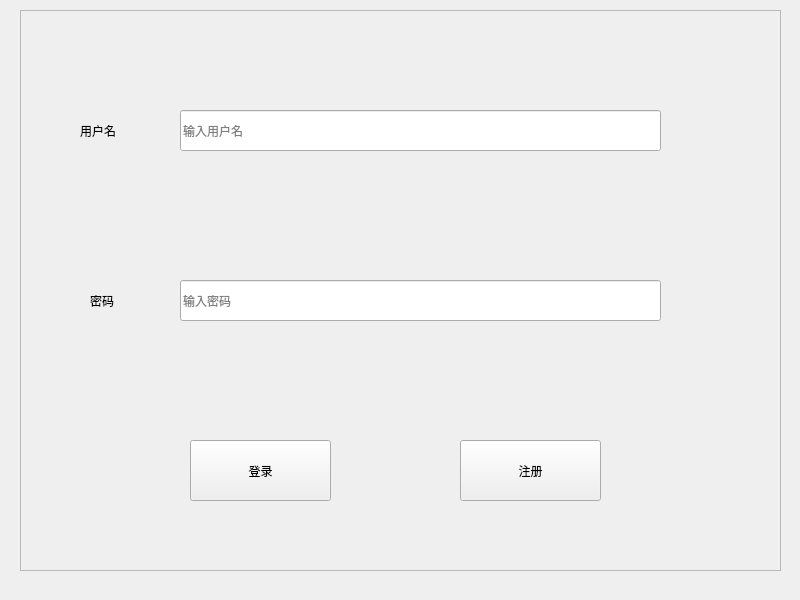
<?xml version="1.0" encoding="UTF-8"?>
<ui version="4.0">
 <class>Login</class>
 <widget class="QWidget" name="Login">
  <property name="geometry">
   <rect>
    <x>0</x>
    <y>0</y>
    <width>800</width>
    <height>600</height>
   </rect>
  </property>
  <property name="windowTitle">
   <string>Login</string>
  </property>
  <widget class="QFrame" name="frame">
   <property name="enabled">
    <bool>true</bool>
   </property>
   <property name="geometry">
    <rect>
     <x>20</x>
     <y>10</y>
     <width>761</width>
     <height>561</height>
    </rect>
   </property>
   <property name="mouseTracking">
    <bool>false</bool>
   </property>
   <property name="frameShape">
    <enum>QFrame::StyledPanel</enum>
   </property>
   <property name="frameShadow">
    <enum>QFrame::Raised</enum>
   </property>
   <widget class="QLineEdit" name="UsernameEdit">
    <property name="geometry">
     <rect>
      <x>160</x>
      <y>100</y>
      <width>481</width>
      <height>41</height>
     </rect>
    </property>
    <property name="styleSheet">
     <string notr="true">font: 12pt &quot;黑体&quot;;</string>
    </property>
    <property name="placeholderText">
     <string>输入用户名</string>
    </property>
   </widget>
   <widget class="QLineEdit" name="passwordEdit">
    <property name="geometry">
     <rect>
      <x>160</x>
      <y>270</y>
      <width>481</width>
      <height>41</height>
     </rect>
    </property>
    <property name="styleSheet">
     <string notr="true">font: 12pt &quot;黑体&quot;;</string>
    </property>
    <property name="placeholderText">
     <string>输入密码</string>
    </property>
   </widget>
   <widget class="QLabel" name="usernameLabel">
    <property name="geometry">
     <rect>
      <x>60</x>
      <y>110</y>
      <width>91</width>
      <height>21</height>
     </rect>
    </property>
    <property name="styleSheet">
     <string notr="true">font: 25 12pt &quot;等线 Light&quot;;</string>
    </property>
    <property name="text">
     <string>用户名</string>
    </property>
   </widget>
   <widget class="QLabel" name="passwordLabel">
    <property name="geometry">
     <rect>
      <x>70</x>
      <y>280</y>
      <width>91</width>
      <height>21</height>
     </rect>
    </property>
    <property name="styleSheet">
     <string notr="true">font: 25 12pt &quot;等线 Light&quot;;</string>
    </property>
    <property name="text">
     <string>密码</string>
    </property>
   </widget>
   <widget class="QPushButton" name="loginButton">
    <property name="geometry">
     <rect>
      <x>170</x>
      <y>430</y>
      <width>141</width>
      <height>61</height>
     </rect>
    </property>
    <property name="styleSheet">
     <string notr="true">font: 12pt &quot;黑体&quot;;</string>
    </property>
    <property name="text">
     <string>登录</string>
    </property>
   </widget>
   <widget class="QPushButton" name="registerButton">
    <property name="geometry">
     <rect>
      <x>440</x>
      <y>430</y>
      <width>141</width>
      <height>61</height>
     </rect>
    </property>
    <property name="styleSheet">
     <string notr="true">font: 12pt &quot;黑体&quot;;</string>
    </property>
    <property name="text">
     <string>注册</string>
    </property>
   </widget>
   <zorder>UsernameEdit</zorder>
   <zorder>passwordEdit</zorder>
   <zorder>usernameLabel</zorder>
   <zorder>passwordLabel</zorder>
   <zorder>registerButton</zorder>
   <zorder>loginButton</zorder>
  </widget>
 </widget>
 <resources/>
 <connections/>
</ui>
